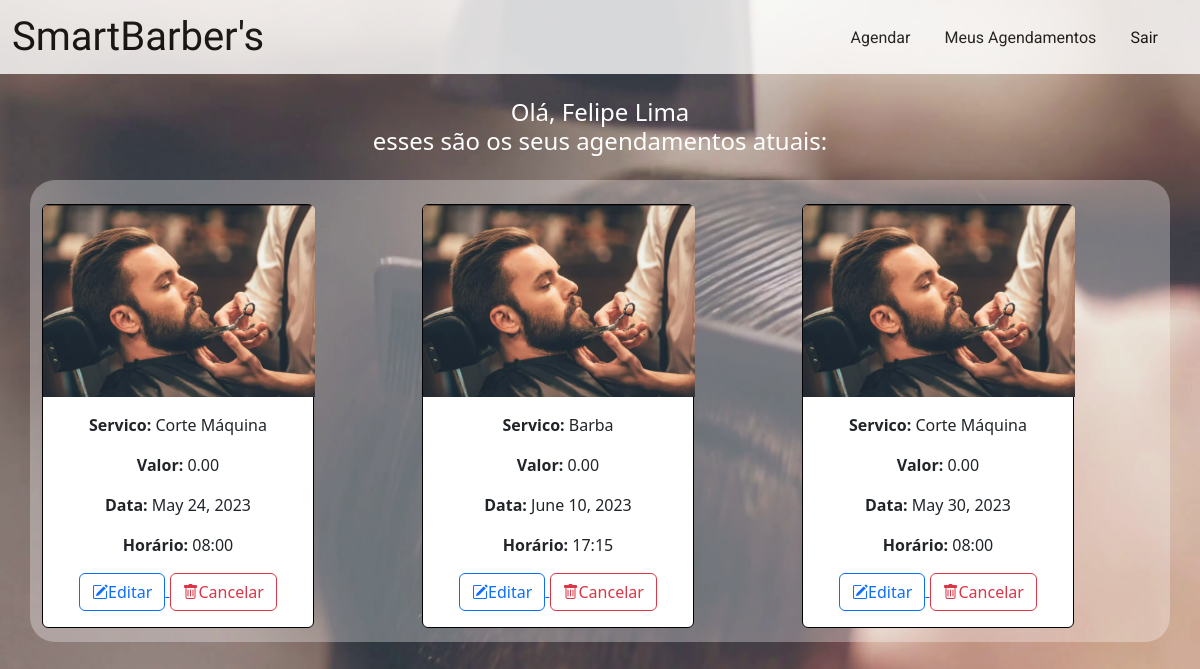
Screenshot of /core/meusAgendamentos/ (signed in) with the database file from the repository.
### core/models.py (models this page shows, shortened)
class Agendamento(models.Model):
    id = models.AutoField(primary_key=True)
    servico = models.CharField(max_length=100, verbose_name='servico')
    valor = models.DecimalField(max_digits=6, decimal_places=2, default=0)
    user = models.ForeignKey(get_user_model(), on_delete=models.CASCADE)
    data = models.DateField(null=False, blank=False,verbose_name='data')
    horario = models.CharField(max_length=12, verbose_name='horario')

### core/views.py (the view)
# urls.py: path('meusAgendamentos/', views.meusAgendamentos, name="meusAgendamentos"),
@login_required
def meusAgendamentos(request):
    varAgendamentos = Agendamento.objects.filter(user=request.user)
    varServicos = Servicos.objects.all()
    varHorarios = Horarios.objects.all()
    return render(request, "meusAgendamentos.html", {"agendamentos" : varAgendamentos, "servicos" : varServicos, "horarios" : varHorarios })

### core/templates/meusAgendamentos.html
{% extends 'template_base.html' %}
{% block conteudo %}
{% load static %}
<br>
<h4 style="color: #ffffff;">Olá, {{user.first_name}} <br>
    esses são os seus agendamentos atuais:
</h4>
<div class="container" id="meusAgendamentos_box">
    <div class="row row-cols-1 row-cols-md-3 g-4">
        {% for agendamento in agendamentos %}
        <div class="col">
            <div class="card" id="card_agendamento">
                <img src="{% static 'img/barbeiro.png' %}" class="card-img-top" alt="..." id="img_agendamento">
                <div class="card-body">
                    <p class="card-text"><b> Servico:</b> <span> {{agendamento.servico}} </span></p>
                    <p class="card-text"><b> Valor:</b> <span> {{agendamento.valor}} </span></p>
                    <p class="card-text"><b> Data:</b> <span> {{agendamento.data}} </span></p>
                    <p class="card-text"><b> Horário:</b> <span> {{agendamento.horario}} </span></p>
                    <a href="{% url 'editar' agendamento.id %}"><button class="btn btn-outline-primary"><i
                                class="bi bi-pencil-square"></i>Editar</button>
                    </a>
                    <a href="{% url 'delete' agendamento.id %}"><button type="button" class="btn btn-outline-danger"><i
                                class="bi bi-trash"></i>Cancelar</button>
                    </a>
                </div>
            </div>
        </div>
        {% endfor %}
    </div>
</div>
{% endblock %}

### core/static/css/style.css (style rules this page uses)
body { background-image:url("../img/fundo_paginaInicial.png"); background-repeat: no-repeat; background-size: 100% 100%; }
html { height: 100%; text-align: center; }
#meusAgendamentos_box { background-color: #ffffff; text-align: center; width: 100%; height: auto; border-radius: 25px; margin-top: 4%; background-color: rgba(255,255,255, 0.3); }
#card_agendamento { width: 34vh; margin-bottom: 4%; border-color: black; }
#img_agendamento { height: 24vh; width: 34vh; }

### rows the page displays
Agendamento: servico "Corte Máquina", valor "0.00", data "May 24, 2023", horario "08:00"
Agendamento: servico "Barba", valor "0.00", data "June 10, 2023", horario "17:15"
Agendamento: servico "Corte Máquina", valor "0.00", data "May 30, 2023", horario "08:00"

### other values shown
{{ user.first_name }} "Felipe Lima"
